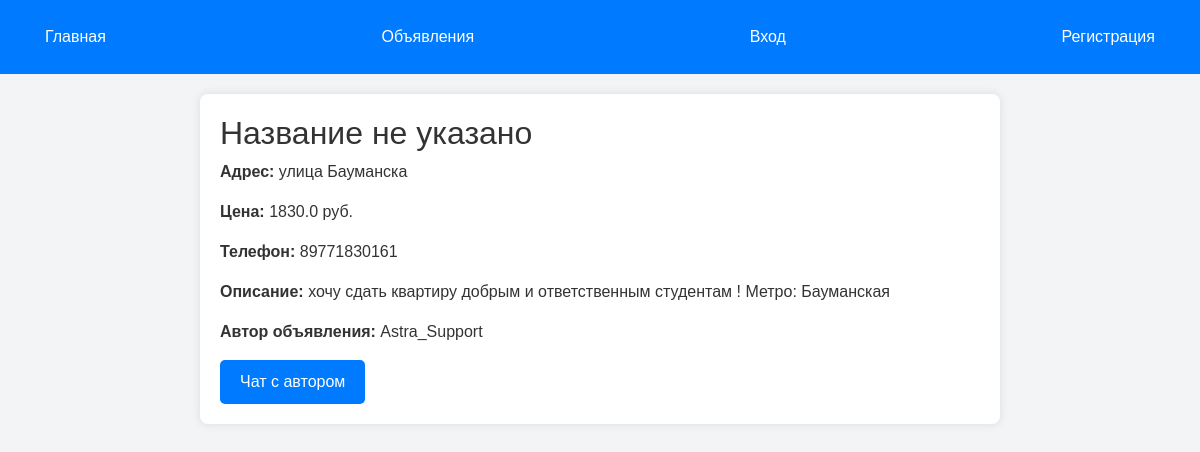
Page /apartment/18 on the committed database.
### tables this page shows
CREATE TABLE ads (
            id INTEGER PRIMARY KEY AUTOINCREMENT,
            title TEXT NOT NULL,
            description TEXT NOT NULL,
            user_id INTEGER NOT NULL, address TEXT, price REAL, phone TEXT, type TEXT DEFAULT 'general',
            FOREIGN KEY (user_id) REFERENCES users(id)
        );

CREATE TABLE users (
                id INTEGER PRIMARY KEY AUTOINCREMENT,
                username TEXT NOT NULL,
                email TEXT UNIQUE NOT NULL,
                password TEXT NOT NULL,
                fio TEXT DEFAULT '',
                phone TEXT DEFAULT '',
                about TEXT DEFAULT '',
                avatar TEXT DEFAULT 'static/default_avatar.png'
            , role TEXT DEFAULT 'user' CHECK(role IN ('user', 'moderator', 'admin')));

### baummarkeyt.py (the view)
@app.route("/apartment/<int:ad_id>")
def apartment_detail(ad_id):
    with sqlite3.connect("users.db") as conn:
        cursor = conn.cursor()
        cursor.execute("""
            SELECT ads.id, ads.title, ads.address, ads.price, ads.phone, ads.description, users.username, users.id
            FROM ads
            JOIN users ON ads.user_id = users.id
            WHERE ads.id = ?
        """, (ad_id,))
        apartment = cursor.fetchone()
    if not apartment:
        flash("Объявление не найдено.", "danger")
        return redirect(url_for("apartments"))
    return render_template("apartment_detail.html", apartment=apartment)

### templates/apartment_detail.html
{% extends "base.html" %}
{% block content %}
<h2>{{ apartment[1] }}</h2>
<p><strong>Адрес:</strong> {{ apartment[2] }}</p>
<p><strong>Цена:</strong> {{ apartment[3] }} руб.</p>
<p><strong>Телефон:</strong> {{ apartment[4] }}</p>
<p><strong>Описание:</strong> {{ apartment[5] }}</p>
<p><strong>Автор объявления:</strong> {{ apartment[6] }}</p>
<a href="{{ url_for('chat', user_id=apartment[7]) }}" class="btn btn-primary">Чат с автором</a>
{% endblock %}

### templates/base.html (style rules this page uses)
body { font-family: Arial, sans-serif; margin: 0; padding: 0; background-color: #f3f4f6; color: #333; }
.btn { background-color: #007bff; color: #fff; border: none; padding: 10px 20px; text-decoration: none; border-radius: 5px; cursor: pointer; font-size: 16px; }

### rows in the picture
ads: title "Название не указано", address "улица Бауманска", price "1830.0", phone "89771830161", description "хочу сдать квартиру добрым и ответственным студентам ! Метро: Бауманская"
users: username "Astra_Support"
